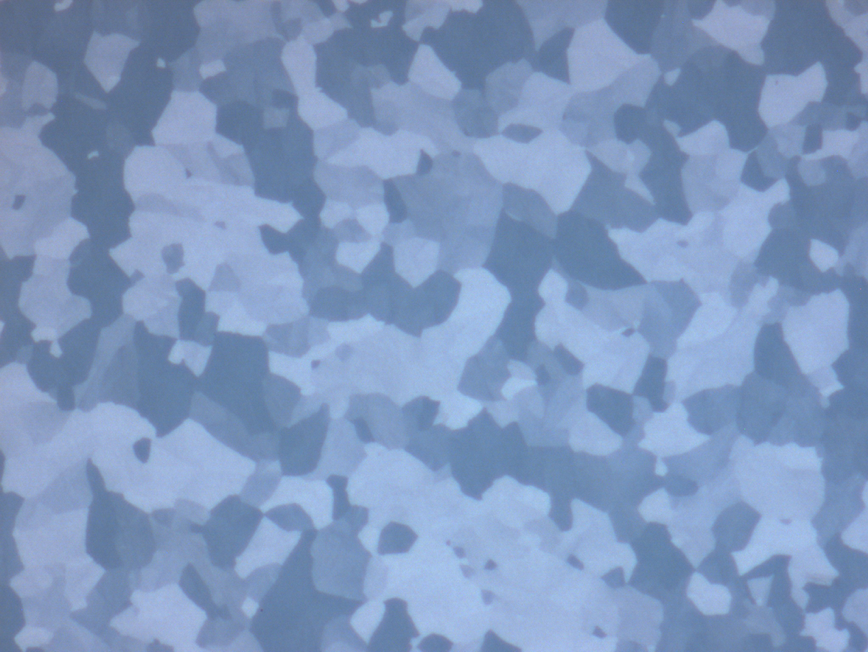
#> input picture contrast_images/15C_bf_140.png, 868 x 652 px
$ python dbscan_clustering.py   (older library calls are emulated)
#> lines starting #> are read from the running program, lines starting #| are printed output that depends on the picture; after the words box and inside, x2 and y2 are one past the last pixel; in counts of white or black regions, pixels touching at a corner belong together
import numpy as np
import matplotlib.pyplot as plt
from scipy import ndimage as ndi

from scipy import ndimage as ndi
from skimage.io import imread
from skimage.filters import rank
from skimage.color import rgb2gray, rgba2rgb, rgb2hsv, hsv2rgb
from skimage.morphology import disk
from skimage.segmentation import watershed
from skimage.filters import sobel
from skimage.morphology import binary_opening, opening, closing

from sklearn.cluster import DBSCAN

temp = 15
img_bf = rgba2rgb(imread(f'./contrast_images/{temp}C_bf_140.png'))
img_df = rgba2rgb(imread(f'./contrast_images/{temp}C_df_140.png'))
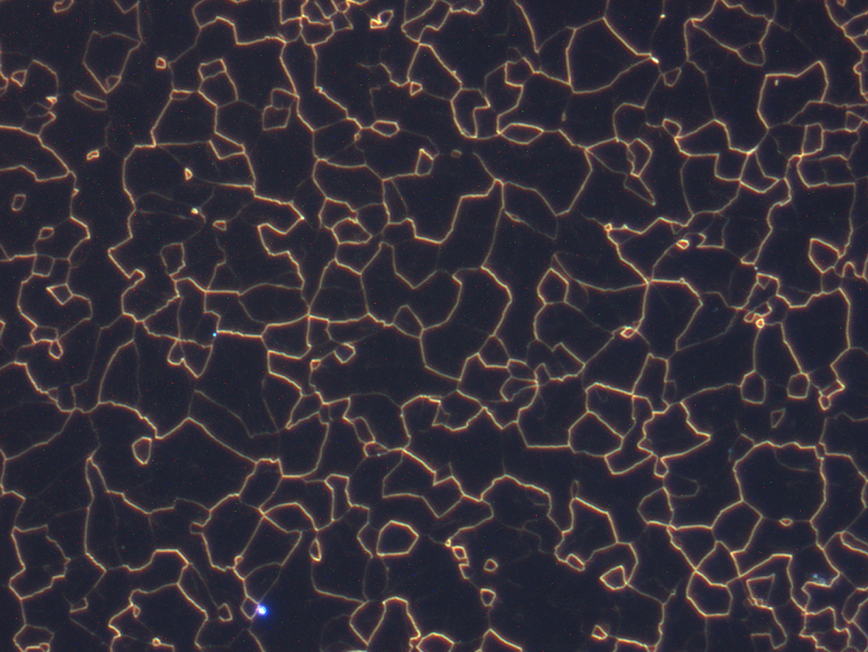
#> input picture contrast_images/15C_df_140.png, 868 x 652 px

grad_bf = sobel(rgb2gray(img_bf))
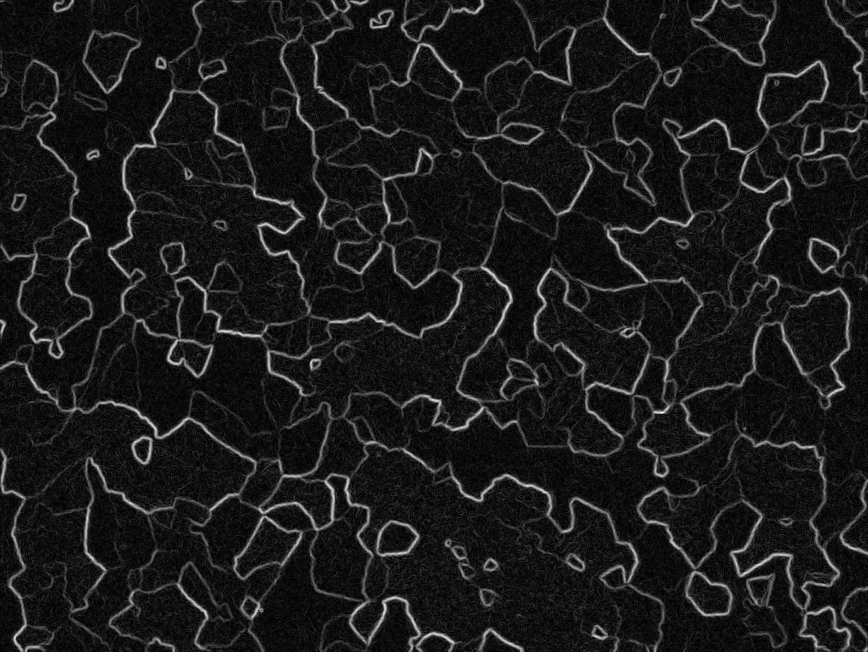
#> grad_bf: shape (652, 868) float64; min 2.5e-06, max 0.0993, mean 0.0103; drawn with min black and max white

bord_bf = grad_bf > (np.mean(grad_bf) + 0*np.std(grad_bf))
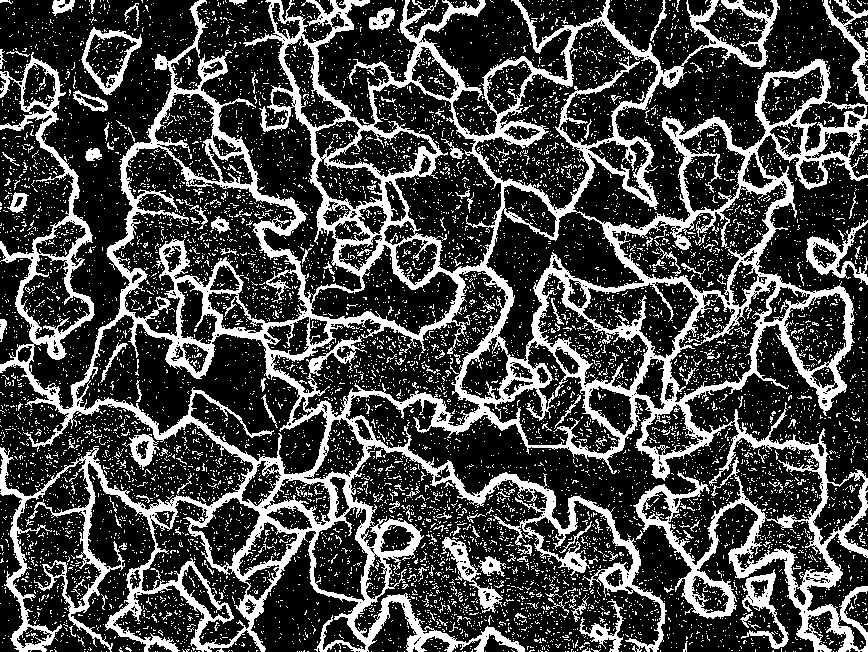
#> bord_bf: shape (652, 868) bool; 27.1% white; 9812 white regions (9638 under 20 px), largest, box (x1, y1, x2, y2) and area: (0, 0, 868, 652) 112539, (806, 220, 868, 285) 1159, (741, 569, 789, 649) 1083
bord_df = rgb2gray(img_df)

img_proc = (grad_bf + bord_df)/2
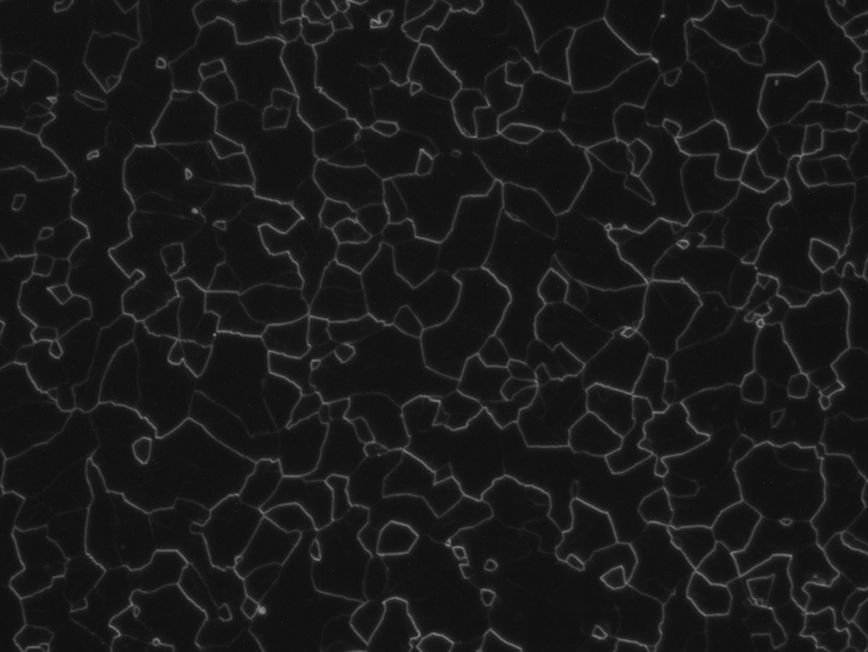
#> img_proc: shape (652, 868) float64; min 0.0538, max 0.53, mean 0.103
img_proc = closing(grad_bf)
#img_camp = opening(1 - closing(img_proc, selem=disk(3)), selem=disk(3))
img_camp = 1 - img_proc
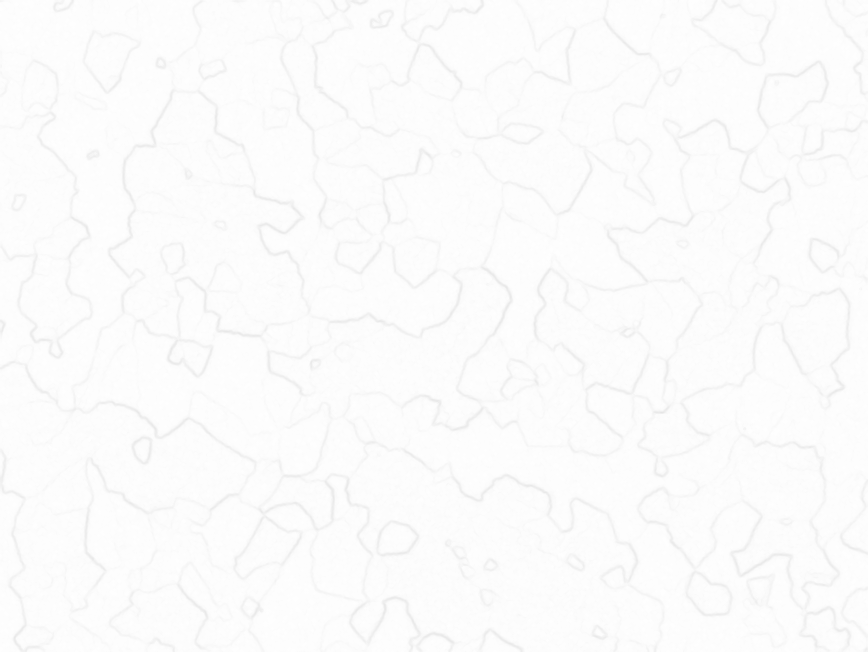
#> img_camp: shape (652, 868) float64; min 0.901, max 0.999, mean 0.988
img_fin = opening(sobel(opening(img_camp)))
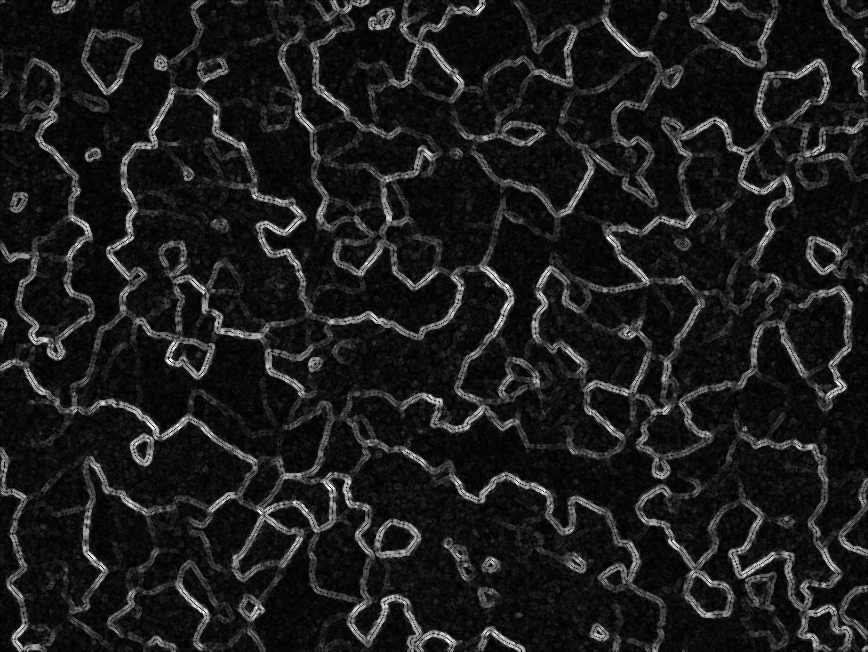
#> img_fin: shape (652, 868) float64; min 0, max 0.0299, mean 0.00336; drawn with min black and max white

x = np.arange(img_proc.shape[0])
#> x = 652 values from 0 to 651
y = np.arange(img_proc.shape[1])
#> y = 868 values from 0 to 867
xx, yy = np.meshgrid(x, y)
cc = img_proc > np.mean(img_proc)
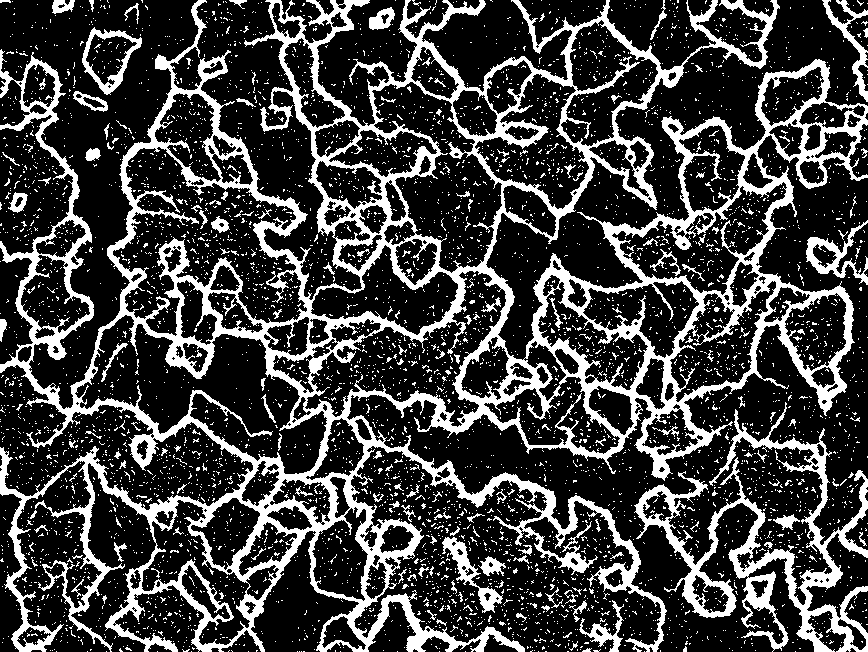
#> cc: shape (652, 868) bool; 24.9% white; 5455 white regions (5294 under 20 px), largest, box (x1, y1, x2, y2) and area: (0, 0, 868, 652) 102845, (634, 402, 868, 652) 11630, (806, 220, 868, 285) 1118
data = np.vstack((xx.reshape(-1), yy.reshape(-1), cc.reshape(-1)))
data = np.transpose(data)

dbscanner = DBSCAN(eps=1, min_samples=5)
# [6 lines of commented-out code are left out]

fig, axes = plt.subplots(nrows=2, ncols=2, sharex=True, sharey=True)
ax = axes.ravel()

ax[0].imshow(img_bf)
ax[0].set_title('Original Bright Field')
ax[1].imshow(img_df)
ax[1].set_title('Original Dark Field')
ax[2].imshow(img_proc, cmap=plt.cm.gray)
ax[2].set_title('Processing Intermediate')
#ax[3].imshow(img_camp, cmap=plt.cm.gray)
#ax[3].imshow(clusters, cmap=plt.cm.nipy_spectral)
ax[3].imshow(img_fin, cmap=plt.cm.gray)
ax[3].set_title('DBSCAN Clusters')

for a in ax[:3]:
    a.set_axis_off()

fig.tight_layout()
plt.show()
